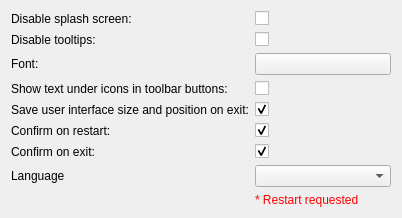
<?xml version="1.0" encoding="UTF-8"?>
<ui version="4.0">
 <class>qSlicerSettingsGeneralPanel</class>
 <widget class="ctkSettingsPanel" name="qSlicerSettingsGeneralPanel">
  <property name="geometry">
   <rect>
    <x>0</x>
    <y>0</y>
    <width>402</width>
    <height>207</height>
   </rect>
  </property>
  <property name="windowTitle">
   <string>Slicer Settings</string>
  </property>
  <layout class="QFormLayout" name="formLayout">
   <item row="3" column="0">
    <widget class="QLabel" name="ShowToolTipsLabel">
     <property name="text">
      <string>Disable tooltips:</string>
     </property>
    </widget>
   </item>
   <item row="3" column="1">
    <widget class="QCheckBox" name="ShowToolTipsCheckBox">
     <property name="text">
      <string/>
     </property>
    </widget>
   </item>
   <item row="2" column="0">
    <widget class="QLabel" name="ShowSplashScreenLabel">
     <property name="text">
      <string>Disable splash screen:</string>
     </property>
    </widget>
   </item>
   <item row="2" column="1">
    <widget class="QCheckBox" name="ShowSplashScreenCheckBox">
     <property name="text">
      <string/>
     </property>
    </widget>
   </item>
   <item row="4" column="0">
    <widget class="QLabel" name="FontLabel">
     <property name="text">
      <string>Font:</string>
     </property>
    </widget>
   </item>
   <item row="4" column="1">
    <widget class="ctkFontButton" name="FontButton"/>
   </item>
   <item row="6" column="1">
    <widget class="QCheckBox" name="RestoreUICheckBox">
     <property name="text">
      <string/>
     </property>
     <property name="checked">
      <bool>true</bool>
     </property>
    </widget>
   </item>
   <item row="6" column="0">
    <widget class="QLabel" name="RestoreUILabel">
     <property name="text">
      <string>Save user interface size and position on exit:</string>
     </property>
    </widget>
   </item>
   <item row="8" column="0">
    <widget class="QLabel" name="ConfirmExitLabel">
     <property name="text">
      <string>Confirm on exit:</string>
     </property>
    </widget>
   </item>
   <item row="8" column="1">
    <widget class="QCheckBox" name="ConfirmExitCheckBox">
     <property name="text">
      <string/>
     </property>
     <property name="checked">
      <bool>true</bool>
     </property>
    </widget>
   </item>
   <item row="5" column="0">
    <widget class="QLabel" name="ShowToolButtonTextLabel">
     <property name="text">
      <string>Show text under icons in toolbar buttons:</string>
     </property>
    </widget>
   </item>
   <item row="5" column="1">
    <widget class="QCheckBox" name="ShowToolButtonTextCheckBox">
     <property name="text">
      <string/>
     </property>
    </widget>
   </item>
   <item row="7" column="0">
    <widget class="QLabel" name="ConfirmRestartLabel">
     <property name="text">
      <string>Confirm on restart:</string>
     </property>
    </widget>
   </item>
   <item row="7" column="1">
    <widget class="QCheckBox" name="ConfirmRestartCheckBox">
     <property name="text">
      <string/>
     </property>
     <property name="checked">
      <bool>true</bool>
     </property>
    </widget>
   </item>
   <item row="9" column="0">
    <widget class="QLabel" name="LanguageTextLabel">
     <property name="text">
      <string>Language</string>
     </property>
    </widget>
   </item>
   <item row="10" column="1">
    <widget class="QLabel" name="RestartRequestedLabel">
     <property name="mouseTracking">
      <bool>true</bool>
     </property>
     <property name="text">
      <string>&lt;font color=&quot;red&quot;&gt;* Restart requested&lt;/font&gt;</string>
     </property>
    </widget>
   </item>
   <item row="9" column="1">
    <widget class="ctkLanguageComboBox" name="LanguageComboBox"/>
   </item>
  </layout>
 </widget>
 <customwidgets>
  <customwidget>
   <class>ctkSettingsPanel</class>
   <extends>QWidget</extends>
   <header>ctkSettingsPanel.h</header>
   <container>1</container>
  </customwidget>
  <customwidget>
   <class>ctkFontButton</class>
   <extends>QPushButton</extends>
   <header>ctkFontButton.h</header>
  </customwidget>
  <customwidget>
   <class>ctkLanguageComboBox</class>
   <extends>QComboBox</extends>
   <header>ctkLanguageComboBox.h</header>
  </customwidget>
 </customwidgets>
 <resources/>
 <connections/>
</ui>
